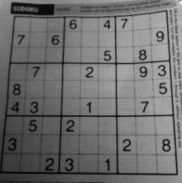
#> input picture threshold2.png, 182 x 183 px
$ python hough_line.py   (Python 2 division)
#> lines starting #> are read from the running program, lines starting #| are printed output that depends on the picture; after the words box and inside, x2 and y2 are one past the last pixel; in counts of white or black regions, pixels touching at a corner belong together; long printed decimals are rounded
#encoding:utf-8
import cv2
import numpy as np
from matplotlib import pyplot as plt
#霍夫变换，检测直线时可以看作是一种投票系统，将点转换为p=x*sin(a)+y*cos(a)的形式
#opencv 中 cv2.HoughLines()
img = cv2.imread('threshold2.png')
#> img is the input picture: shape (183, 182, 3); min 1, max 241, mean 110.5
gray = cv2.cvtColor(img,cv2.COLOR_BGR2GRAY) #get the gray image

plt.subplot(131),plt.imshow(gray, 'gray')
edges = cv2.Canny(gray,50,150,apertureSize = 3) # get the edge image
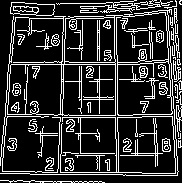
#> edges: shape (183, 182); 18.8% white in thin lines or dots

plt.subplot(132),plt.imshow(edges, 'gray')
# first param is the image, we should pass the edge image
# second param is p accuracies
# third param is the a aacuracies
# fourth param is the vote threshold
lines = cv2.HoughLines(edges,1,np.pi/180,120) # detect the lines
#> lines = [[64, 1.57], [62, 1.57], [66, 0.0349], [99, 0], [-113, 3.12], [14, 0.0873]]
for line in lines:
    for rho,theta in line:
        print rho, theta
        a = np.cos(theta)
        b = np.sin(theta)
        x0 = a*rho
        y0 = b*rho
        x1 = int(x0 + 1000*(-b))
        y1 = int(y0 + 1000*(a))
        x2 = int(x0 - 1000*(-b))
        y2 = int(y0 - 1000*(a))
        cv2.line(img,(x1,y1),(x2,y2),(0,0,255),1)
#> this loop made 6 passes
#| 64.0 1.571
#| 62.0 1.571
#| 66.0 0.03491
#| 99.0 0.0
#| -113.0 3.124
#| 14.0 0.08727
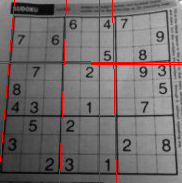
#> img: shape (183, 182, 3); 3.2% of pixels changed, all inside (x1, y1, x2, y2) = (0, 0, 182, 183)
plt.subplot(133)
plt.imshow(img, 'gray')
plt.show()
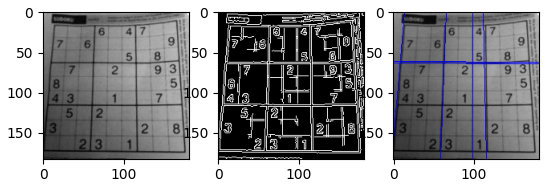
#> figure drawn by matplotlib, 3 panels; B, G, R data is drawn as R, G, B


# [32 lines of commented-out code are left out]
